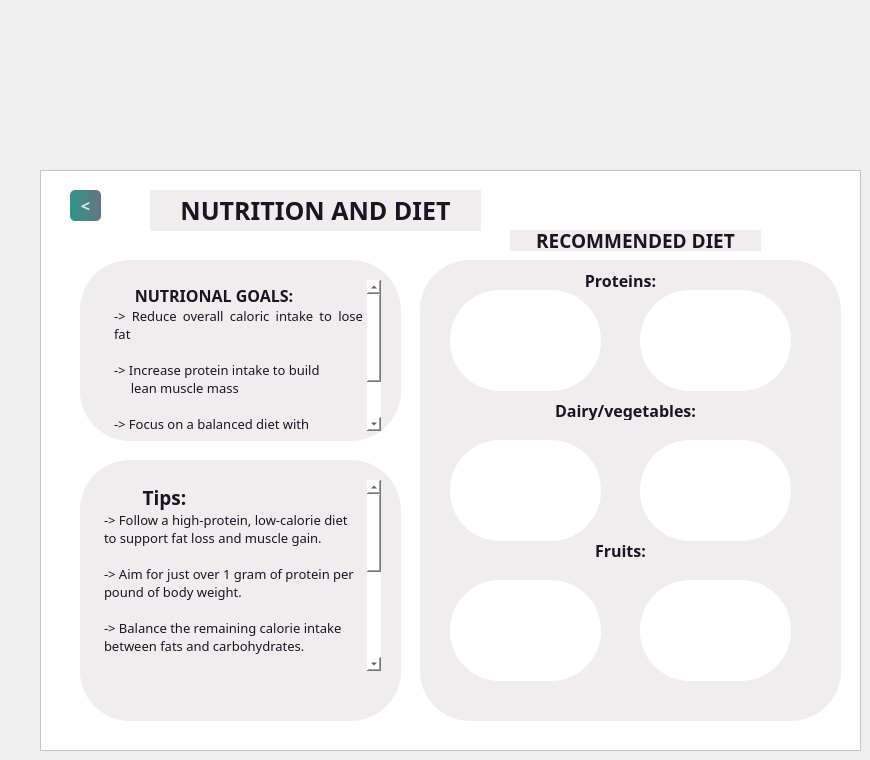
    <widget class="QWidget" name="Endomorphnutrients">
     <widget class="QFrame" name="frame_11">
      <property name="geometry">
       <rect>
        <x>40</x>
        <y>170</y>
        <width>821</width>
        <height>581</height>
       </rect>
      </property>
      <property name="styleSheet">
       <string notr="true">background-color: rgb(255, 255, 255);</string>
      </property>
      <property name="frameShape">
       <enum>QFrame::Shape::StyledPanel</enum>
      </property>
      <property name="frameShadow">
       <enum>QFrame::Shadow::Raised</enum>
      </property>
      <widget class="QLabel" name="label_48">
       <property name="geometry">
        <rect>
         <x>110</x>
         <y>20</y>
         <width>331</width>
         <height>41</height>
        </rect>
       </property>
       <property name="font">
        <font>
         <family>Sitka Banner</family>
         <pointsize>19</pointsize>
         <bold>true</bold>
        </font>
       </property>
       <property name="styleSheet">
        <string notr="true">
border-radius:150px;
color: #1A1423;

background-color: #F0EDEE;
</string>
       </property>
       <property name="text">
        <string>NUTRITION AND DIET</string>
       </property>
       <property name="alignment">
        <set>Qt::AlignmentFlag::AlignCenter</set>
       </property>
      </widget>
      <widget class="QLabel" name="label_49">
       <property name="geometry">
        <rect>
         <x>40</x>
         <y>90</y>
         <width>321</width>
         <height>181</height>
        </rect>
       </property>
       <property name="styleSheet">
        <string notr="true">
background-color: #F0EDEE;
border-radius:50px;</string>
       </property>
       <property name="text">
        <string/>
       </property>
      </widget>
      <widget class="QLabel" name="label_50">
       <property name="geometry">
        <rect>
         <x>40</x>
         <y>290</y>
         <width>321</width>
         <height>261</height>
        </rect>
       </property>
       <property name="styleSheet">
        <string notr="true">
background-color: #F0EDEE;
border-radius:50px;</string>
       </property>
       <property name="text">
        <string/>
       </property>
      </widget>
      <widget class="QLabel" name="label_51">
       <property name="geometry">
        <rect>
         <x>380</x>
         <y>90</y>
         <width>421</width>
         <height>461</height>
        </rect>
       </property>
       <property name="styleSheet">
        <string notr="true">
background-color: #F0EDEE;
border-radius:50px;</string>
       </property>
       <property name="text">
        <string/>
       </property>
      </widget>
      <widget class="QLabel" name="label_52">
       <property name="geometry">
        <rect>
         <x>470</x>
         <y>60</y>
         <width>251</width>
         <height>21</height>
        </rect>
       </property>
       <property name="font">
        <font>
         <family>Sitka Banner</family>
         <pointsize>14</pointsize>
         <bold>true</bold>
        </font>
       </property>
       <property name="styleSheet">
        <string notr="true">background-color: #F0EDEE;
border-radius:50px;

color: #1A1423;
</string>
       </property>
       <property name="text">
        <string>RECOMMENDED DIET</string>
       </property>
       <property name="alignment">
        <set>Qt::AlignmentFlag::AlignCenter</set>
       </property>
      </widget>
      <widget class="QPushButton" name="backendo">
       <property name="geometry">
        <rect>
         <x>30</x>
         <y>20</y>
         <width>31</width>
         <height>31</height>
        </rect>
       </property>
       <property name="font">
        <font>
         <family>Sitka Banner</family>
         <pointsize>12</pointsize>
         <bold>true</bold>
        </font>
       </property>
       <property name="styleSheet">
        <string notr="true">

QPushButton#backendo{
        background-color: qlineargradient(spread:pad, x1:0, y1:0.505682, x2:1, y2:0.477, stop:0 rgba(11, 131, 120, 219), stop:1 rgba(85, 98, 112, 226));
        color:rgba(255, 255, 255, 210);
        border-radius:5px;
}

QPushButton#backendo:hover{
        background-color: qlineargradient(spread:pad, x1:0, y1:0.505682, x2:1, y2:0.477, stop:0 rgba(150, 123, 111, 219), stop:1 rgba(85, 81, 84, 226));
}

QPushButton#backendo:pressed{
        padding-left:5px;
        padding-top:5px;
        background-color:rgba(150, 123, 111, 255);
}
</string>
       </property>
       <property name="text">
        <string>&lt;</string>
       </property>
      </widget>
      <widget class="QLabel" name="label_66">
       <property name="geometry">
        <rect>
         <x>530</x>
         <y>100</y>
         <width>101</width>
         <height>20</height>
        </rect>
       </property>
       <property name="font">
        <font>
         <family>Sitka Banner</family>
         <pointsize>12</pointsize>
         <bold>true</bold>
        </font>
       </property>
       <property name="styleSheet">
        <string notr="true">background-color: #F0EDEE;
border-radius:50px;

color: #1A1423;
</string>
       </property>
       <property name="text">
        <string>Proteins:</string>
       </property>
       <property name="alignment">
        <set>Qt::AlignmentFlag::AlignCenter</set>
       </property>
      </widget>
      <widget class="QLabel" name="label_67">
       <property name="geometry">
        <rect>
         <x>510</x>
         <y>230</y>
         <width>151</width>
         <height>20</height>
        </rect>
       </property>
       <property name="font">
        <font>
         <family>Sitka Banner</family>
         <pointsize>12</pointsize>
         <bold>true</bold>
        </font>
       </property>
       <property name="styleSheet">
        <string notr="true">background-color: #F0EDEE;
border-radius:50px;

color: #1A1423;
</string>
       </property>
       <property name="text">
        <string>Dairy/vegetables:</string>
       </property>
       <property name="alignment">
        <set>Qt::AlignmentFlag::AlignCenter</set>
       </property>
      </widget>
      <widget class="QLabel" name="label_68">
       <property name="geometry">
        <rect>
         <x>530</x>
         <y>370</y>
         <width>101</width>
         <height>20</height>
        </rect>
       </property>
       <property name="font">
        <font>
         <family>Sitka Banner</family>
         <pointsize>12</pointsize>
         <bold>true</bold>
        </font>
       </property>
       <property name="styleSheet">
        <string notr="true">background-color: #F0EDEE;
border-radius:50px;

color: #1A1423;
</string>
       </property>
       <property name="text">
        <string>Fruits:</string>
       </property>
       <property name="alignment">
        <set>Qt::AlignmentFlag::AlignCenter</set>
       </property>
      </widget>
      <widget class="QTextBrowser" name="textBrowser_5">
       <property name="geometry">
        <rect>
         <x>70</x>
         <y>110</y>
         <width>271</width>
         <height>151</height>
        </rect>
       </property>
       <property name="font">
        <font>
         <family>Sitka Banner</family>
         <pointsize>9</pointsize>
        </font>
       </property>
       <property name="styleSheet">
        <string notr="true">color: #1A1423;
background-color: #F0EDEE;
border-radius:50px;</string>
       </property>
       <property name="html">
        <string>&lt;!DOCTYPE HTML PUBLIC &quot;-//W3C//DTD HTML 4.0//EN&quot; &quot;http://www.w3.org/TR/REC-html40/strict.dtd&quot;&gt;
&lt;html&gt;&lt;head&gt;&lt;meta name=&quot;qrichtext&quot; content=&quot;1&quot; /&gt;&lt;meta charset=&quot;utf-8&quot; /&gt;&lt;style type=&quot;text/css&quot;&gt;
p, li { white-space: pre-wrap; }
hr { height: 1px; border-width: 0; }
li.unchecked::marker { content: &quot;\2610&quot;; }
li.checked::marker { content: &quot;\2612&quot;; }
&lt;/style&gt;&lt;/head&gt;&lt;body style=&quot; font-family:'Sitka Banner'; font-size:9pt; font-weight:400; font-style:normal;&quot;&gt;
&lt;p align=&quot;justify&quot; style=&quot; margin-top:0px; margin-bottom:0px; margin-left:0px; margin-right:0px; -qt-block-indent:0; text-indent:0px;&quot;&gt;&lt;span style=&quot; font-weight:700;&quot;&gt;    &lt;/span&gt;&lt;span style=&quot; font-size:12pt; font-weight:700;&quot;&gt;  NUTRIONAL GOALS:&lt;/span&gt;&lt;/p&gt;
&lt;p align=&quot;justify&quot; style=&quot; margin-top:0px; margin-bottom:0px; margin-left:0px; margin-right:0px; -qt-block-indent:0; text-indent:0px;&quot;&gt;&lt;span style=&quot; font-size:10pt;&quot;&gt;-&amp;gt; Reduce overall caloric intake to lose fat&lt;/span&gt;&lt;/p&gt;
&lt;p align=&quot;justify&quot; style=&quot;-qt-paragraph-type:empty; margin-top:0px; margin-bottom:0px; margin-left:0px; margin-right:0px; -qt-block-indent:0; text-indent:0px; font-size:10pt;&quot;&gt;&lt;br /&gt;&lt;/p&gt;
&lt;p style=&quot; margin-top:0px; margin-bottom:0px; margin-left:0px; margin-right:0px; -qt-block-indent:0; text-indent:0px;&quot;&gt;&lt;span style=&quot; font-size:10pt;&quot;&gt;-&amp;gt; Increase protein intake to build &lt;/span&gt;&lt;/p&gt;
&lt;p style=&quot; margin-top:0px; margin-bottom:0px; margin-left:0px; margin-right:0px; -qt-block-indent:0; text-indent:0px;&quot;&gt;&lt;span style=&quot; font-size:10pt;&quot;&gt;     lean muscle mass&lt;/span&gt;&lt;/p&gt;
&lt;p style=&quot;-qt-paragraph-type:empty; margin-top:0px; margin-bottom:0px; margin-left:0px; margin-right:0px; -qt-block-indent:0; text-indent:0px; font-size:10pt;&quot;&gt;&lt;br /&gt;&lt;/p&gt;
&lt;p style=&quot; margin-top:0px; margin-bottom:0px; margin-left:0px; margin-right:0px; -qt-block-indent:0; text-indent:0px;&quot;&gt;&lt;span style=&quot; font-size:10pt;&quot;&gt;-&amp;gt; Focus on a balanced diet with controlled &lt;/span&gt;&lt;/p&gt;
&lt;p style=&quot; margin-top:0px; margin-bottom:0px; margin-left:0px; margin-right:0px; -qt-block-indent:0; text-indent:0px;&quot;&gt;&lt;span style=&quot; font-size:10pt;&quot;&gt;     carbohydrate intake&lt;/span&gt;&lt;/p&gt;
&lt;p style=&quot;-qt-paragraph-type:empty; margin-top:0px; margin-bottom:0px; margin-left:0px; margin-right:0px; -qt-block-indent:0; text-indent:0px;&quot;&gt;&lt;br /&gt;&lt;/p&gt;&lt;/body&gt;&lt;/html&gt;</string>
       </property>
      </widget>
      <widget class="QTextBrowser" name="textBrowser_6">
       <property name="geometry">
        <rect>
         <x>60</x>
         <y>310</y>
         <width>281</width>
         <height>191</height>
        </rect>
       </property>
       <property name="font">
        <font>
         <family>Sitka Banner</family>
         <pointsize>9</pointsize>
        </font>
       </property>
       <property name="styleSheet">
        <string notr="true">color: #1A1423;
background-color: #F0EDEE;
border-radius:50px;</string>
       </property>
       <property name="html">
        <string>&lt;!DOCTYPE HTML PUBLIC &quot;-//W3C//DTD HTML 4.0//EN&quot; &quot;http://www.w3.org/TR/REC-html40/strict.dtd&quot;&gt;
&lt;html&gt;&lt;head&gt;&lt;meta name=&quot;qrichtext&quot; content=&quot;1&quot; /&gt;&lt;meta charset=&quot;utf-8&quot; /&gt;&lt;style type=&quot;text/css&quot;&gt;
p, li { white-space: pre-wrap; }
hr { height: 1px; border-width: 0; }
li.unchecked::marker { content: &quot;\2610&quot;; }
li.checked::marker { content: &quot;\2612&quot;; }
&lt;/style&gt;&lt;/head&gt;&lt;body style=&quot; font-family:'Sitka Banner'; font-size:9pt; font-weight:400; font-style:normal;&quot;&gt;
&lt;p style=&quot; margin-top:0px; margin-bottom:0px; margin-left:0px; margin-right:0px; -qt-block-indent:0; text-indent:0px;&quot;&gt;&lt;span style=&quot; font-size:10pt;&quot;&gt;          &lt;/span&gt;&lt;span style=&quot; font-size:14pt; font-weight:700;&quot;&gt; Tips:&lt;/span&gt;&lt;/p&gt;
&lt;p style=&quot; margin-top:0px; margin-bottom:0px; margin-left:0px; margin-right:0px; -qt-block-indent:0; text-indent:0px;&quot;&gt;&lt;span style=&quot; font-size:10pt;&quot;&gt;-&amp;gt; Follow a high-protein, low-calorie diet to support fat loss and muscle gain.&lt;/span&gt;&lt;/p&gt;
&lt;p style=&quot;-qt-paragraph-type:empty; margin-top:0px; margin-bottom:0px; margin-left:0px; margin-right:0px; -qt-block-indent:0; text-indent:0px; font-size:10pt;&quot;&gt;&lt;br /&gt;&lt;/p&gt;
&lt;p style=&quot; margin-top:0px; margin-bottom:0px; margin-left:0px; margin-right:0px; -qt-block-indent:0; text-indent:0px;&quot;&gt;&lt;span style=&quot; font-size:10pt;&quot;&gt;-&amp;gt; Aim for just over 1 gram of protein per pound of body weight.&lt;/span&gt;&lt;/p&gt;
&lt;p style=&quot;-qt-paragraph-type:empty; margin-top:0px; margin-bottom:0px; margin-left:0px; margin-right:0px; -qt-block-indent:0; text-indent:0px; font-size:10pt;&quot;&gt;&lt;br /&gt;&lt;/p&gt;
&lt;p style=&quot; margin-top:0px; margin-bottom:0px; margin-left:0px; margin-right:0px; -qt-block-indent:0; text-indent:0px;&quot;&gt;&lt;span style=&quot; font-size:10pt;&quot;&gt;-&amp;gt; Balance the remaining calorie intake between fats and carbohydrates.&lt;/span&gt;&lt;/p&gt;
&lt;p style=&quot;-qt-paragraph-type:empty; margin-top:0px; margin-bottom:0px; margin-left:0px; margin-right:0px; -qt-block-indent:0; text-indent:0px; font-size:10pt;&quot;&gt;&lt;br /&gt;&lt;/p&gt;
&lt;p style=&quot; margin-top:0px; margin-bottom:0px; margin-left:0px; margin-right:0px; -qt-block-indent:0; text-indent:0px;&quot;&gt;&lt;span style=&quot; font-size:10pt;&quot;&gt;-&amp;gt; Consider intermittent fasting to control calorie intake.&lt;/span&gt;&lt;/p&gt;
&lt;p style=&quot;-qt-paragraph-type:empty; margin-top:0px; margin-bottom:0px; margin-left:0px; margin-right:0px; -qt-block-indent:0; text-indent:0px; font-size:10pt;&quot;&gt;&lt;br /&gt;&lt;/p&gt;
&lt;p style=&quot; margin-top:0px; margin-bottom:0px; margin-left:0px; margin-right:0px; -qt-block-indent:0; text-indent:0px;&quot;&gt;&lt;span style=&quot; font-size:10pt;&quot;&gt;-&amp;gt; Avoid processed junk foods and focus on whole foods.&lt;/span&gt;&lt;/p&gt;
&lt;p style=&quot;-qt-paragraph-type:empty; margin-top:0px; margin-bottom:0px; margin-left:0px; margin-right:0px; -qt-block-indent:0; text-indent:0px; font-size:10pt;&quot;&gt;&lt;br /&gt;&lt;/p&gt;
&lt;p style=&quot; margin-top:0px; margin-bottom:0px; margin-left:0px; margin-right:0px; -qt-block-indent:0; text-indent:0px;&quot;&gt;&lt;span style=&quot; font-size:10pt;&quot;&gt;-&amp;gt; Stay hydrated with water, black coffee, or tea.&lt;/span&gt;&lt;/p&gt;
&lt;p style=&quot;-qt-paragraph-type:empty; margin-top:0px; margin-bottom:0px; margin-left:0px; margin-right:0px; -qt-block-indent:0; text-indent:0px; font-size:10pt;&quot;&gt;&lt;br /&gt;&lt;/p&gt;
&lt;p style=&quot; margin-top:0px; margin-bottom:0px; margin-left:0px; margin-right:0px; -qt-block-indent:0; text-indent:0px;&quot;&gt;&lt;span style=&quot; font-size:10pt;&quot;&gt;-&amp;gt; Limit carbohydrate intake to prevent excessive calorie consumption.&lt;/span&gt;&lt;/p&gt;&lt;/body&gt;&lt;/html&gt;</string>
       </property>
      </widget>
      <widget class="QLabel" name="label_60">
       <property name="geometry">
        <rect>
         <x>410</x>
         <y>120</y>
         <width>151</width>
         <height>101</height>
        </rect>
       </property>
       <property name="styleSheet">
        <string notr="true">border-image: url(:/images/TURKEY.jpeg);
border-radius:50px;</string>
       </property>
       <property name="text">
        <string/>
       </property>
       <property name="pixmap">
        <pixmap>:/ect.jpg</pixmap>
       </property>
       <property name="scaledContents">
        <bool>true</bool>
       </property>
      </widget>
      <widget class="QLabel" name="label_61">
       <property name="geometry">
        <rect>
         <x>410</x>
         <y>410</y>
         <width>151</width>
         <height>101</height>
        </rect>
       </property>
       <property name="styleSheet">
        <string notr="true">border-image: url(:/images/oranges.jpg);
border-radius:50px;</string>
       </property>
       <property name="text">
        <string/>
       </property>
       <property name="pixmap">
        <pixmap>:/ect.jpg</pixmap>
       </property>
       <property name="scaledContents">
        <bool>true</bool>
       </property>
      </widget>
      <widget class="QLabel" name="label_62">
       <property name="geometry">
        <rect>
         <x>600</x>
         <y>410</y>
         <width>151</width>
         <height>101</height>
        </rect>
       </property>
       <property name="styleSheet">
        <string notr="true">border-image: url(:/images/pear.jpg);
border-radius:50px;</string>
       </property>
       <property name="text">
        <string/>
       </property>
       <property name="pixmap">
        <pixmap>:/ect.jpg</pixmap>
       </property>
       <property name="scaledContents">
        <bool>true</bool>
       </property>
      </widget>
      <widget class="QLabel" name="label_63">
       <property name="geometry">
        <rect>
         <x>410</x>
         <y>270</y>
         <width>151</width>
         <height>101</height>
        </rect>
       </property>
       <property name="styleSheet">
        <string notr="true">border-image: url(:/images/MILKS.jpg);
border-radius:50px;</string>
       </property>
       <property name="text">
        <string/>
       </property>
       <property name="pixmap">
        <pixmap>:/ect.jpg</pixmap>
       </property>
       <property name="scaledContents">
        <bool>true</bool>
       </property>
      </widget>
      <widget class="QLabel" name="label_64">
       <property name="geometry">
        <rect>
         <x>600</x>
         <y>270</y>
         <width>151</width>
         <height>101</height>
        </rect>
       </property>
       <property name="styleSheet">
        <string notr="true">border-image: url(:/images/yogurt.jpg);
border-radius:50px;</string>
       </property>
       <property name="text">
        <string/>
       </property>
       <property name="pixmap">
        <pixmap>:/ect.jpg</pixmap>
       </property>
       <property name="scaledContents">
        <bool>true</bool>
       </property>
      </widget>
      <widget class="QLabel" name="label_65">
       <property name="geometry">
        <rect>
         <x>600</x>
         <y>120</y>
         <width>151</width>
         <height>101</height>
        </rect>
       </property>
       <property name="styleSheet">
        <string notr="true">border-image: url(:/images/EGGS.jpeg);
border-radius:50px;</string>
       </property>
       <property name="text">
        <string/>
       </property>
       <property name="pixmap">
        <pixmap>:/ect.jpg</pixmap>
       </property>
       <property name="scaledContents">
        <bool>true</bool>
       </property>
      </widget>
     </widget>
    </widget>
